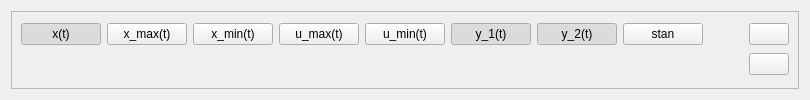
          <widget class="QWidget" name="pageHeaterBBGraph">
           <layout class="QVBoxLayout" name="verticalLayout_9">
            <item>
             <layout class="QVBoxLayout" name="layHeaterBBGraph"/>
            </item>
            <item>
             <widget class="QFrame" name="frame_29">
              <property name="frameShape">
               <enum>QFrame::StyledPanel</enum>
              </property>
              <property name="frameShadow">
               <enum>QFrame::Raised</enum>
              </property>
              <layout class="QGridLayout" name="gridLayout_4">
               <item row="0" column="7">
                <widget class="QPushButton" name="btnHeaterBB_graph_mode">
                 <property name="text">
                  <string>stan</string>
                 </property>
                 <property name="checkable">
                  <bool>true</bool>
                 </property>
                 <property name="checked">
                  <bool>false</bool>
                 </property>
                </widget>
               </item>
               <item row="0" column="3">
                <widget class="QPushButton" name="btnHeaterBB_graph_u_max">
                 <property name="text">
                  <string>u_max(t)</string>
                 </property>
                 <property name="checkable">
                  <bool>true</bool>
                 </property>
                 <property name="checked">
                  <bool>false</bool>
                 </property>
                </widget>
               </item>
               <item row="0" column="9">
                <widget class="QPushButton" name="btnHeaterBB_graph_Stop">
                 <property name="toolTip">
                  <string>Zatrzymaj wykres</string>
                 </property>
                 <property name="statusTip">
                  <string>Zatrzymaj wykres</string>
                 </property>
                 <property name="text">
                  <string/>
                 </property>
                 <property name="icon">
                  <iconset resource="resources.qrc">
                   <normaloff>:/assets/assets/pause.ico</normaloff>:/assets/assets/pause.ico</iconset>
                 </property>
                 <property name="checkable">
                  <bool>true</bool>
                 </property>
                </widget>
               </item>
               <item row="0" column="5">
                <widget class="QPushButton" name="btnHeaterBB_graph_y_1">
                 <property name="text">
                  <string>y_1(t)</string>
                 </property>
                 <property name="checkable">
                  <bool>true</bool>
                 </property>
                 <property name="checked">
                  <bool>true</bool>
                 </property>
                </widget>
               </item>
               <item row="0" column="4">
                <widget class="QPushButton" name="btnHeaterBB_graph_u_min">
                 <property name="text">
                  <string>u_min(t)</string>
                 </property>
                 <property name="checkable">
                  <bool>true</bool>
                 </property>
                 <property name="checked">
                  <bool>false</bool>
                 </property>
                </widget>
               </item>
               <item row="0" column="6">
                <widget class="QPushButton" name="btnHeaterBB_graph_y_2">
                 <property name="text">
                  <string>y_2(t)</string>
                 </property>
                 <property name="checkable">
                  <bool>true</bool>
                 </property>
                 <property name="checked">
                  <bool>true</bool>
                 </property>
                </widget>
               </item>
               <item row="1" column="9">
                <widget class="QPushButton" name="btnHeaterBB_graph_Clear">
                 <property name="toolTip">
                  <string>Wyczyść wykres</string>
                 </property>
                 <property name="statusTip">
                  <string>Wyczyść wykres</string>
                 </property>
                 <property name="text">
                  <string/>
                 </property>
                 <property name="icon">
                  <iconset resource="resources.qrc">
                   <normaloff>:/assets/assets/broom.ico</normaloff>:/assets/assets/broom.ico</iconset>
                 </property>
                </widget>
               </item>
               <item row="0" column="0">
                <widget class="QPushButton" name="btnHeaterBB_graph_x">
                 <property name="text">
                  <string>x(t)</string>
                 </property>
                 <property name="checkable">
                  <bool>true</bool>
                 </property>
                 <property name="checked">
                  <bool>true</bool>
                 </property>
                </widget>
               </item>
               <item row="0" column="2">
                <widget class="QPushButton" name="btnHeaterBB_graph_x_min">
                 <property name="text">
                  <string>x_min(t)</string>
                 </property>
                 <property name="checkable">
                  <bool>true</bool>
                 </property>
                 <property name="checked">
                  <bool>false</bool>
                 </property>
                </widget>
               </item>
               <item row="0" column="1">
                <widget class="QPushButton" name="btnHeaterBB_graph_x_max">
                 <property name="text">
                  <string>x_max(t)</string>
                 </property>
                 <property name="checkable">
                  <bool>true</bool>
                 </property>
                 <property name="checked">
                  <bool>false</bool>
                 </property>
                </widget>
               </item>
               <item row="0" column="8">
                <spacer name="horizontalSpacer_26">
                 <property name="orientation">
                  <enum>Qt::Horizontal</enum>
                 </property>
                 <property name="sizeHint" stdset="0">
                  <size>
                   <width>40</width>
                   <height>20</height>
                  </size>
                 </property>
                </spacer>
               </item>
              </layout>
             </widget>
            </item>
           </layout>
          </widget>
